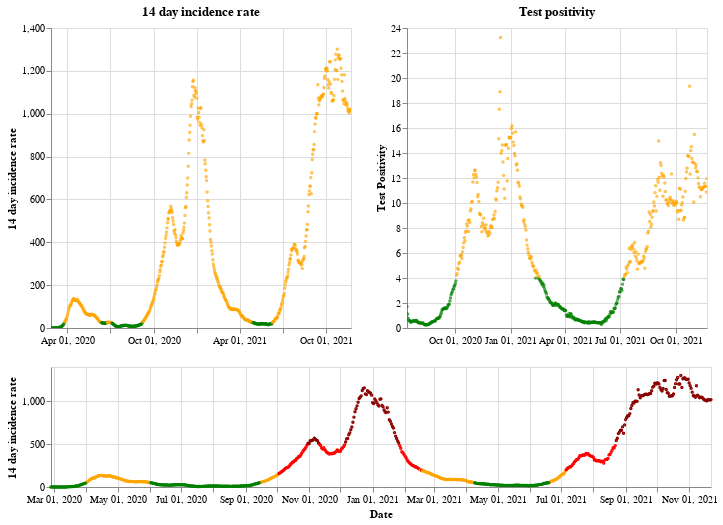

Notebook code cell kept with this figure:
### Markdown cell above
## Wales

### Code cell
plot_traffic_light('Wales')

### Figure 1 — Vega-Lite specification as saved in the notebook (floating-point values rounded to 4 significant figures; data arrays with more than 128 entries replaced by an {"elided": "..."} marker saying what was removed)
{"config": {"view": {"continuousWidth": 400, "continuousHeight": 300}}, "vconcat": [{"hconcat": [{"mark": {"type": "point", "size": 2}, "encoding": {"color": {"condition": {"value": "green", "test": "(datum.twoWeeklyCasesRate <= 25)"}, "value": "orange"}, "tooltip": [{"type": "nominal", "field": "areaName"}, {"type": "temporal", "field": "date"}, {"type": "quantitative", "field": "twoWeeklyCasesRate"}, {"type": "quantitative", "field": "testPositivity"}], "x": {"type": "temporal", "axis": {"title": ""}, "field": "date", "scale": {"domain": {"selection": "DateBrush"}}, "timeUnit": "yearmonthdate"}, "y": {"type": "quantitative", "axis": {"title": "14 day incidence rate"}, "field": "twoWeeklyCasesRate"}}, "title": "14 day incidence rate", "width": 300}, {"mark": {"type": "point", "size": 2}, "encoding": {"color": {"condition": {"value": "green", "test": "(datum.testPositivity <= 4)"}, "value": "orange"}, "tooltip": [{"type": "nominal", "field": "areaName"}, {"type": "temporal", "field": "date"}, {"type": "quantitative", "field": "twoWeeklyCasesRate"}, {"type": "quantitative", "field": "testPositivity"}], "x": {"type": "temporal", "axis": {"title": ""}, "field": "date", "scale": {"domain": {"selection": "DateBrush"}}, "timeUnit": "yearmonthdate"}, "y": {"type": "quantitative", "axis": {"title": "Test Positivity"}, "field": "testPositivity"}}, "title": "Test positivity", "width": 300}]}, {"layer": [{"mark": {"type": "point", "size": 2}, "encoding": {"color": {"condition": {"value": "orange", "test": "(((datum.testPositivity < 4) && (datum.twoWeeklyCasesRate >= 50)) && (datum.twoWeeklyCasesRate < 200))"}, "value": "red"}, "opacity": {"condition": {"value": 1, "test": "((datum.twoWeeklyCasesRate >= 50) && (datum.twoWeeklyCasesRate < 500))"}, "value": 0}, "tooltip": [{"type": "nominal", "field": "areaName"}, {"type": "temporal", "field": "date"}, {"type": "quantitative", "field": "twoWeeklyCasesRate"}, {"type": "quantitative", "field": "testPositivity"}], "x": {"type": "temporal", "axis": {"title": "Date"}, "field": "date", "timeUnit": "yearmonthdate"}, "y": {"type": "quantitative", "axis": {"title": "14 day incidence rate"}, "field": "twoWeeklyCasesRate"}}, "selection": {"DateBrush": {"type": "interval", "encodings": ["x"], "fields": ["Time"]}}}, {"mark": {"type": "point", "size": 2}, "encoding": {"color": {"value": "darkred"}, "opacity": {"condition": {"value": 1, "test": "(datum.twoWeeklyCasesRate >= 500)"}, "value": 0}, "tooltip": [{"type": "nominal", "field": "areaName"}, {"type": "temporal", "field": "date"}, {"type": "quantitative", "field": "twoWeeklyCasesRate"}, {"type": "quantitative", "field": "testPositivity"}], "x": {"type": "temporal", "axis": {"title": "Date"}, "field": "date", "timeUnit": "yearmonthdate"}, "y": {"type": "quantitative", "axis": {"title": "14 day incidence rate"}, "field": "twoWeeklyCasesRate"}}}, {"mark": {"type": "point", "size": 2}, "encoding": {"color": {"condition": {"value": "green", "test": "((datum.testPositivity < 4) && (datum.twoWeeklyCasesRate < 50))"}, "value": "orange"}, "opacity": {"condition": {"value": 1, "test": "(datum.twoWeeklyCasesRate < 50)"}, "value": 0}, "tooltip": [{"type": "nominal", "field": "areaName"}, {"type": "temporal", "field": "date"}, {"type": "quantitative", "field": "twoWeeklyCasesRate"}, {"type": "quantitative", "field": "testPositivity"}], "x": {"type": "temporal", "axis": {"title": "Date"}, "field": "date", "timeUnit": "yearmonthdate"}, "y": {"type": "quantitative", "axis": {"title": "14 day incidence rate"}, "field": "twoWeeklyCasesRate"}}}], "height": 120, "width": 660}], "data": {"name": "data-ba34015f37edd7f98466e69eaca206a4"}, "$schema": "https://vega.github.io/schema/vega-lite/v4.8.1.json", "datasets": {"data-ba34015f37edd7f98466e69eaca206a4": {"elided": "635 records"}}}
